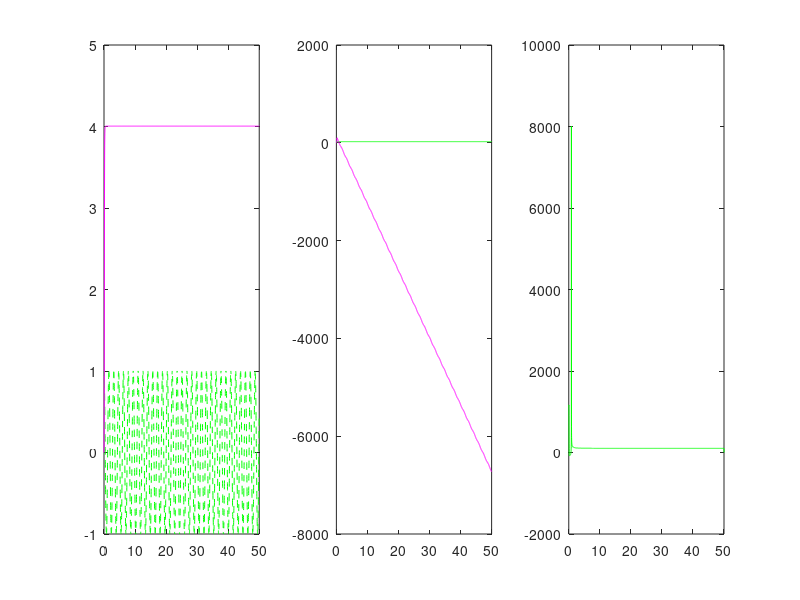

Source code (MATLAB):
% system dynamics xdot = a^2*sin(x)+u
% desire position xd = cos(4t)
% let theta = a^2 theta_hat  theta_tilde
% e=x-xd
% design control input u = - theta_hat*sin(x)-k*e+4*(-sin(4*t(i)))
% design CL: we choice kcl as 5,gamma as same as 5, and we only consider the last 20 data 

% assum x(0)=0,a=5

%we design adaptive_law as xsin(x)
% initial value

%assume_our_cl_turn is  
a = 5;
b = 0:0.001:5;
for o=1:5001
    b(o) = a^2;
end
k = 5.0;
kcl = 25.0;
Gamma = 20;
record =zeros(1,21);
delt = 0.01;
x = 0:0.01:50;
e = 0:0.01:50;
theta_hat = 0:0.01:50;
theta_hat(1)=2;
theta_tilda = 0:0.01:50;
t=0:0.01:50;
xd=cos(4*t);
buffer =0;



for i = 1:5000
    e(i) = x(i) - xd(i);
    u =4*(-sin(4*t(i)))-(theta_hat(i))*(sin(x(i)))-k*e(i);
    if i == 1
           N = 0;
           CL = 0;
    else
       ui =  (4*(-sin(4*t(i)))-(theta_hat(i))*sin(x(i))-k*e(i))*delt;
       yi = sin(x(i))*delt;
       record(N) = sin(x(i))*(x(i)-x(i-1)- ui - yi*theta_hat(i));
        if N > 1 && N < 20
            for u=1:N
            record(N+1) = record(N+1) + record(u);
            end
            CL = kcl*Gamma*record(N+1);
        elseif N == 20
            for u=0:19
            record(N+1) = record(N) + record(N-u);
            end
            CL = kcl*Gamma*record(N+1);
        else
            CL = kcl*Gamma*record(N);
        end
        
        
    end
    theta_tilda(i) = (a^2)-theta_hat(i);
    theta_hat(i+1) = theta_hat(i) + (Gamma*(sin(x(i)))*e(i)+CL)*delt;
    x_dot = (a^2)*(sin(x(i)));
    x(i+1) = x(i)+(x_dot+u)*delt;
    if N<20
    N = N+1;
    else
    end
    
end
error =1:1:5001;
for p=1:5001
error(p) = (theta_tilda(p)/abs(theta_hat(p)))*100;
end
subplot(1,3,1);
plot(t,xd,'--g',t,x,'-m');
subplot(1,3,2);
plot(t,b,'-g',t,theta_hat,'-m');
subplot(1,3,3);
plot(t,error,'-g');